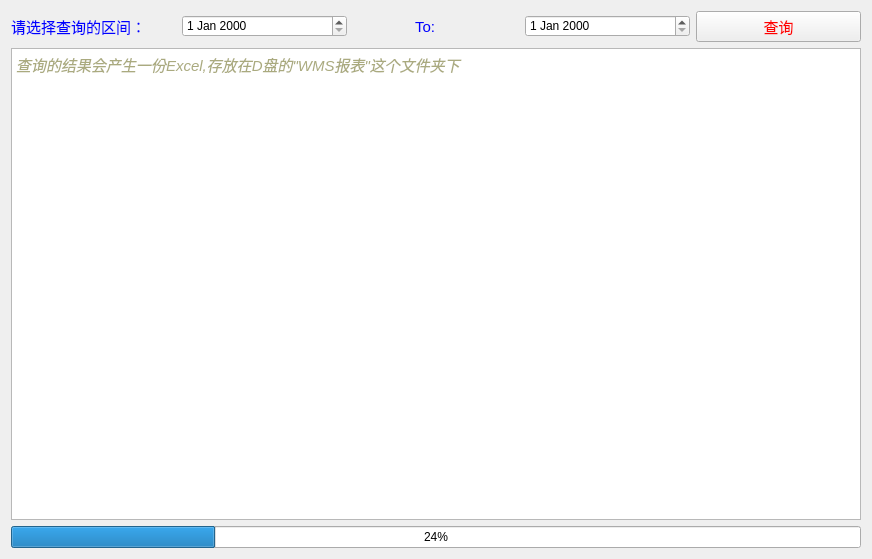
<?xml version="1.0" encoding="UTF-8"?>
<ui version="4.0">
 <class>Form</class>
 <widget class="QWidget" name="Form">
  <property name="geometry">
   <rect>
    <x>0</x>
    <y>0</y>
    <width>872</width>
    <height>559</height>
   </rect>
  </property>
  <property name="windowTitle">
   <string>查询仓库人效：</string>
  </property>
  <property name="styleSheet">
   <string notr="true">QPushButton { 
    color: red ;
    font-size:15px;
}

QLabel { 
    color: blue ;
    font-size:15px;
}

QTableWidget { 
    color: blue ;
    font-size:15px;
}</string>
  </property>
  <layout class="QVBoxLayout" name="verticalLayout_2">
   <item>
    <layout class="QVBoxLayout" name="verticalLayout">
     <item>
      <layout class="QHBoxLayout" name="horizontalLayout">
       <item>
        <widget class="QLabel" name="label">
         <property name="text">
          <string>请选择查询的区间：</string>
         </property>
        </widget>
       </item>
       <item>
        <widget class="QDateEdit" name="dateFrom"/>
       </item>
       <item>
        <widget class="QLabel" name="label_2">
         <property name="text">
          <string>               To:</string>
         </property>
        </widget>
       </item>
       <item>
        <widget class="QDateEdit" name="dateTo"/>
       </item>
       <item>
        <layout class="QHBoxLayout" name="horizontalLayout_2"/>
       </item>
       <item>
        <widget class="QPushButton" name="button1">
         <property name="text">
          <string>查询</string>
         </property>
        </widget>
       </item>
      </layout>
     </item>
    </layout>
   </item>
   <item>
    <widget class="QTextBrowser" name="text">
     <property name="html">
      <string>&lt;!DOCTYPE HTML PUBLIC &quot;-//W3C//DTD HTML 4.0//EN&quot; &quot;http://www.w3.org/TR/REC-html40/strict.dtd&quot;&gt;
&lt;html&gt;&lt;head&gt;&lt;meta name=&quot;qrichtext&quot; content=&quot;1&quot; /&gt;&lt;style type=&quot;text/css&quot;&gt;
p, li { white-space: pre-wrap; }
&lt;/style&gt;&lt;/head&gt;&lt;body style=&quot; font-family:'SimSun'; font-size:9pt; font-weight:400; font-style:normal;&quot;&gt;
&lt;p style=&quot; margin-top:12px; margin-bottom:12px; margin-left:0px; margin-right:0px; -qt-block-indent:0; text-indent:0px;&quot;&gt;&lt;span style=&quot; font-size:11pt; font-style:italic; color:#aaaa7f;&quot;&gt;查询的结果会产生一份Excel,存放在D盘的&amp;quot;WMS报表&amp;quot;这个文件夹下&lt;/span&gt;&lt;/p&gt;&lt;/body&gt;&lt;/html&gt;</string>
     </property>
    </widget>
   </item>
   <item>
    <widget class="QProgressBar" name="bar">
     <property name="value">
      <number>24</number>
     </property>
    </widget>
   </item>
  </layout>
 </widget>
 <resources/>
 <connections/>
</ui>
